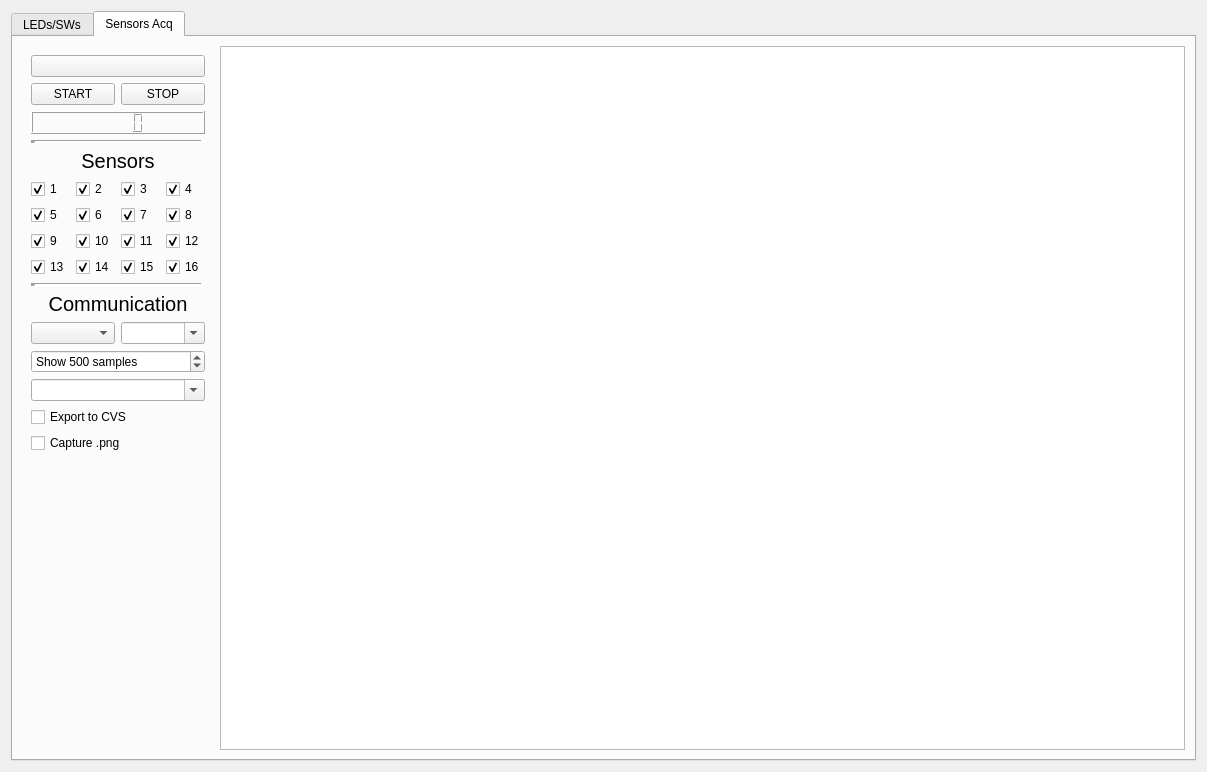
<?xml version="1.0" encoding="UTF-8"?>
<ui version="4.0">
 <class>plot_view</class>
 <widget class="QWidget" name="plot_view">
  <property name="geometry">
   <rect>
    <x>0</x>
    <y>0</y>
    <width>1207</width>
    <height>772</height>
   </rect>
  </property>
  <property name="sizePolicy">
   <sizepolicy hsizetype="Expanding" vsizetype="Expanding">
    <horstretch>0</horstretch>
    <verstretch>0</verstretch>
   </sizepolicy>
  </property>
  <property name="windowTitle">
   <string>Basic Rd/Wr Interface </string>
  </property>
  <layout class="QHBoxLayout" name="horizontalLayout_3">
   <item>
    <widget class="QTabWidget" name="tabs">
     <property name="currentIndex">
      <number>1</number>
     </property>
     <widget class="QWidget" name="leds_tab">
      <attribute name="title">
       <string>LEDs/SWs</string>
      </attribute>
      <layout class="QHBoxLayout" name="horizontalLayout_4">
       <item>
        <layout class="QVBoxLayout" name="verticalLayout">
         <item>
          <layout class="QHBoxLayout" name="horizontalLayout_2">
           <item>
            <widget class="QRadioButton" name="led1_2">
             <property name="text">
              <string/>
             </property>
             <property name="autoExclusive">
              <bool>false</bool>
             </property>
            </widget>
           </item>
           <item>
            <widget class="QRadioButton" name="led2_2">
             <property name="text">
              <string/>
             </property>
             <property name="autoExclusive">
              <bool>false</bool>
             </property>
            </widget>
           </item>
           <item>
            <widget class="QRadioButton" name="led3_2">
             <property name="text">
              <string/>
             </property>
             <property name="autoExclusive">
              <bool>false</bool>
             </property>
            </widget>
           </item>
           <item>
            <widget class="QRadioButton" name="led4_2">
             <property name="text">
              <string/>
             </property>
             <property name="autoExclusive">
              <bool>false</bool>
             </property>
            </widget>
           </item>
           <item>
            <widget class="QRadioButton" name="led5_2">
             <property name="text">
              <string/>
             </property>
             <property name="autoExclusive">
              <bool>false</bool>
             </property>
            </widget>
           </item>
           <item>
            <widget class="QRadioButton" name="led6_2">
             <property name="text">
              <string/>
             </property>
             <property name="autoExclusive">
              <bool>false</bool>
             </property>
            </widget>
           </item>
           <item>
            <widget class="QRadioButton" name="led7_2">
             <property name="text">
              <string/>
             </property>
             <property name="autoExclusive">
              <bool>false</bool>
             </property>
            </widget>
           </item>
           <item>
            <widget class="QRadioButton" name="led8_2">
             <property name="text">
              <string/>
             </property>
             <property name="autoExclusive">
              <bool>false</bool>
             </property>
            </widget>
           </item>
          </layout>
         </item>
         <item>
          <widget class="QLabel" name="label">
           <property name="text">
            <string> L7 L6 L5 L4 L3 L2 L1 L0</string>
           </property>
          </widget>
         </item>
         <item>
          <widget class="QPushButton" name="sendButton">
           <property name="toolTip">
            <string extracomment="click to send out binary value set in the LEDs checkboxes"/>
           </property>
           <property name="text">
            <string>Write Values to LEDs</string>
           </property>
          </widget>
         </item>
         <item>
          <widget class="Line" name="line_2">
           <property name="lineWidth">
            <number>4</number>
           </property>
           <property name="orientation">
            <enum>Qt::Horizontal</enum>
           </property>
          </widget>
         </item>
         <item>
          <widget class="Line" name="line">
           <property name="lineWidth">
            <number>4</number>
           </property>
           <property name="midLineWidth">
            <number>0</number>
           </property>
           <property name="orientation">
            <enum>Qt::Horizontal</enum>
           </property>
          </widget>
         </item>
         <item>
          <layout class="QHBoxLayout" name="horizontalLayout" stretch="0,0,0,0,0,0,0,0">
           <item>
            <widget class="QRadioButton" name="radioButton_4">
             <property name="text">
              <string/>
             </property>
            </widget>
           </item>
           <item>
            <widget class="QRadioButton" name="radioButton_8">
             <property name="text">
              <string/>
             </property>
            </widget>
           </item>
           <item>
            <widget class="QRadioButton" name="radioButton_6">
             <property name="text">
              <string/>
             </property>
            </widget>
           </item>
           <item>
            <widget class="QRadioButton" name="radioButton_7">
             <property name="text">
              <string/>
             </property>
            </widget>
           </item>
           <item>
            <widget class="QRadioButton" name="radioButton_5">
             <property name="text">
              <string/>
             </property>
            </widget>
           </item>
           <item>
            <widget class="QRadioButton" name="radioButton_3">
             <property name="text">
              <string/>
             </property>
            </widget>
           </item>
           <item>
            <widget class="QRadioButton" name="radioButton">
             <property name="text">
              <string/>
             </property>
            </widget>
           </item>
           <item>
            <widget class="QRadioButton" name="radioButton_2">
             <property name="text">
              <string/>
             </property>
            </widget>
           </item>
          </layout>
         </item>
         <item>
          <widget class="QLabel" name="label_2">
           <property name="text">
            <string> S7 S6 S5 S4 S3 S2 S1 S0</string>
           </property>
          </widget>
         </item>
         <item>
          <widget class="QPushButton" name="pushButton">
           <property name="text">
            <string>Read Values from  SWs</string>
           </property>
          </widget>
         </item>
         <item>
          <layout class="QHBoxLayout" name="horizontalLayout_7">
           <item>
            <spacer name="verticalSpacer">
             <property name="orientation">
              <enum>Qt::Vertical</enum>
             </property>
             <property name="sizeHint" stdset="0">
              <size>
               <width>20</width>
               <height>40</height>
              </size>
             </property>
            </spacer>
           </item>
          </layout>
         </item>
        </layout>
       </item>
       <item>
        <widget class="QTextEdit" name="ledInformation">
         <property name="readOnly">
          <bool>true</bool>
         </property>
        </widget>
       </item>
      </layout>
     </widget>
     <widget class="QWidget" name="plot_tab">
      <attribute name="title">
       <string>Sensors Acq</string>
      </attribute>
      <layout class="QHBoxLayout" name="horizontalLayout_6">
       <item>
        <widget class="QWidget" name="widget" native="true">
         <layout class="QVBoxLayout" name="verticalLayout_2">
          <item>
           <widget class="QPushButton" name="pButton_Status">
            <property name="text">
             <string/>
            </property>
           </widget>
          </item>
          <item>
           <layout class="QHBoxLayout" name="horizontalLayout_5">
            <item>
             <widget class="QPushButton" name="pB_Start">
              <property name="text">
               <string>START</string>
              </property>
             </widget>
            </item>
            <item>
             <widget class="QPushButton" name="pB_Stop">
              <property name="text">
               <string>STOP</string>
              </property>
             </widget>
            </item>
           </layout>
          </item>
          <item>
           <widget class="QLCDNumber" name="lcd"/>
          </item>
          <item>
           <widget class="Line" name="line_3">
            <property name="lineWidth">
             <number>5</number>
            </property>
            <property name="orientation">
             <enum>Qt::Horizontal</enum>
            </property>
           </widget>
          </item>
          <item>
           <widget class="QLabel" name="label_3">
            <property name="font">
             <font>
              <pointsize>15</pointsize>
             </font>
            </property>
            <property name="text">
             <string>Sensors</string>
            </property>
            <property name="alignment">
             <set>Qt::AlignCenter</set>
            </property>
           </widget>
          </item>
          <item>
           <layout class="QHBoxLayout" name="horizontalLayout_8">
            <item>
             <widget class="QCheckBox" name="chBox_1">
              <property name="text">
               <string>1</string>
              </property>
              <property name="checked">
               <bool>true</bool>
              </property>
             </widget>
            </item>
            <item>
             <widget class="QCheckBox" name="chBox_2">
              <property name="text">
               <string>2</string>
              </property>
              <property name="checked">
               <bool>true</bool>
              </property>
             </widget>
            </item>
            <item>
             <widget class="QCheckBox" name="chBox_3">
              <property name="text">
               <string>3</string>
              </property>
              <property name="checked">
               <bool>true</bool>
              </property>
             </widget>
            </item>
            <item>
             <widget class="QCheckBox" name="chBox_4">
              <property name="text">
               <string>4</string>
              </property>
              <property name="checked">
               <bool>true</bool>
              </property>
             </widget>
            </item>
           </layout>
          </item>
          <item>
           <layout class="QHBoxLayout" name="horizontalLayout_9">
            <item>
             <widget class="QCheckBox" name="chBox_5">
              <property name="text">
               <string>5</string>
              </property>
              <property name="checked">
               <bool>true</bool>
              </property>
             </widget>
            </item>
            <item>
             <widget class="QCheckBox" name="chBox_6">
              <property name="text">
               <string>6</string>
              </property>
              <property name="checked">
               <bool>true</bool>
              </property>
             </widget>
            </item>
            <item>
             <widget class="QCheckBox" name="chBox_7">
              <property name="text">
               <string>7</string>
              </property>
              <property name="checked">
               <bool>true</bool>
              </property>
             </widget>
            </item>
            <item>
             <widget class="QCheckBox" name="chBox_8">
              <property name="text">
               <string>8</string>
              </property>
              <property name="checked">
               <bool>true</bool>
              </property>
             </widget>
            </item>
           </layout>
          </item>
          <item>
           <layout class="QHBoxLayout" name="horizontalLayout_10">
            <item>
             <widget class="QCheckBox" name="chBox_9">
              <property name="text">
               <string>9</string>
              </property>
              <property name="checked">
               <bool>true</bool>
              </property>
             </widget>
            </item>
            <item>
             <widget class="QCheckBox" name="chBox_10">
              <property name="text">
               <string>10</string>
              </property>
              <property name="checked">
               <bool>true</bool>
              </property>
             </widget>
            </item>
            <item>
             <widget class="QCheckBox" name="chBox_11">
              <property name="text">
               <string>11</string>
              </property>
              <property name="checked">
               <bool>true</bool>
              </property>
             </widget>
            </item>
            <item>
             <widget class="QCheckBox" name="chBox_12">
              <property name="text">
               <string>12</string>
              </property>
              <property name="checked">
               <bool>true</bool>
              </property>
             </widget>
            </item>
           </layout>
          </item>
          <item>
           <layout class="QHBoxLayout" name="horizontalLayout_11">
            <item>
             <widget class="QCheckBox" name="chBox_13">
              <property name="text">
               <string>13</string>
              </property>
              <property name="checked">
               <bool>true</bool>
              </property>
             </widget>
            </item>
            <item>
             <widget class="QCheckBox" name="chBox_14">
              <property name="text">
               <string>14</string>
              </property>
              <property name="checked">
               <bool>true</bool>
              </property>
             </widget>
            </item>
            <item>
             <widget class="QCheckBox" name="chBox_15">
              <property name="text">
               <string>15</string>
              </property>
              <property name="checked">
               <bool>true</bool>
              </property>
             </widget>
            </item>
            <item>
             <widget class="QCheckBox" name="chBox_16">
              <property name="text">
               <string>16</string>
              </property>
              <property name="checked">
               <bool>true</bool>
              </property>
             </widget>
            </item>
           </layout>
          </item>
          <item>
           <widget class="Line" name="line_4">
            <property name="lineWidth">
             <number>5</number>
            </property>
            <property name="orientation">
             <enum>Qt::Horizontal</enum>
            </property>
           </widget>
          </item>
          <item>
           <widget class="QLabel" name="label_4">
            <property name="font">
             <font>
              <pointsize>15</pointsize>
             </font>
            </property>
            <property name="text">
             <string>Communication</string>
            </property>
            <property name="alignment">
             <set>Qt::AlignCenter</set>
            </property>
           </widget>
          </item>
          <item>
           <layout class="QHBoxLayout" name="horizontalLayout_13">
            <item>
             <widget class="QComboBox" name="cBox_CommSource"/>
            </item>
            <item>
             <widget class="QComboBox" name="cBox_CommPort">
              <property name="editable">
               <bool>true</bool>
              </property>
             </widget>
            </item>
           </layout>
          </item>
          <item>
           <layout class="QHBoxLayout" name="horizontalLayout_12">
            <item>
             <widget class="QSpinBox" name="sBox_NumSamples">
              <property name="suffix">
               <string> samples</string>
              </property>
              <property name="prefix">
               <string>Show </string>
              </property>
              <property name="minimum">
               <number>1</number>
              </property>
              <property name="maximum">
               <number>10000</number>
              </property>
              <property name="singleStep">
               <number>200</number>
              </property>
              <property name="value">
               <number>500</number>
              </property>
             </widget>
            </item>
           </layout>
          </item>
          <item>
           <layout class="QHBoxLayout" name="horizontalLayout_14">
            <item>
             <widget class="QComboBox" name="cBox_CommSpeed">
              <property name="maximumSize">
               <size>
                <width>16777215</width>
                <height>16777215</height>
               </size>
              </property>
              <property name="editable">
               <bool>true</bool>
              </property>
              <property name="maxCount">
               <number>5</number>
              </property>
             </widget>
            </item>
           </layout>
          </item>
          <item>
           <layout class="QHBoxLayout" name="horizontalLayout_16">
            <item>
             <widget class="QCheckBox" name="checkBox_2">
              <property name="text">
               <string>Export to CVS</string>
              </property>
             </widget>
            </item>
           </layout>
          </item>
          <item>
           <layout class="QHBoxLayout" name="horizontalLayout_15">
            <item>
             <widget class="QCheckBox" name="checkBox">
              <property name="text">
               <string>Capture .png</string>
              </property>
             </widget>
            </item>
           </layout>
          </item>
          <item>
           <spacer name="verticalSpacer_2">
            <property name="orientation">
             <enum>Qt::Vertical</enum>
            </property>
            <property name="sizeHint" stdset="0">
             <size>
              <width>20</width>
              <height>40</height>
             </size>
            </property>
           </spacer>
          </item>
         </layout>
        </widget>
       </item>
       <item>
        <widget class="PlotWidget" name="graphComponent"/>
       </item>
      </layout>
     </widget>
    </widget>
   </item>
  </layout>
 </widget>
 <customwidgets>
  <customwidget>
   <class>PlotWidget</class>
   <extends>QGraphicsView</extends>
   <header>pyqtgraph</header>
  </customwidget>
 </customwidgets>
 <resources/>
 <connections/>
</ui>
